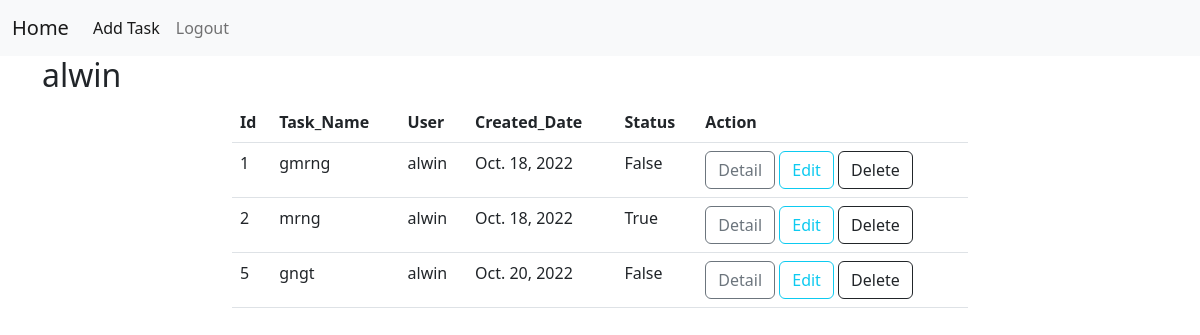
Screenshot of /todos/all (signed in) with the database file from the repository.
### task/models.py (models this page shows, shortened)
class Task(models.Model):
    task_name=models.CharField(max_length=500)
    user=models.ForeignKey(User,on_delete=models.CASCADE)
    created_date=models.DateField(auto_now_add=True)
    status=models.BooleanField(default=False)

### task/views.py (the view)
# urls.py: path("todos/all",TaskListView.as_view(),name="todo-all"),
@method_decorator(signin_reqired,name='dispatch')
class TaskListView(ListView):
    model=Task
    template_name='task-list.html'
    context_object_name='todos'
    def get_queryset(self):
        return Task.objects.filter(user=self.request.user)

### task/views.py (called while the page is built)
def signin_reqired(fn):
    def wrapper(request,*args,**kwargs):
        if not request.user.is_authenticated:
            return redirect("signin")
        else:
            return fn(request,*args,**kwargs)
    return wrapper

### task/templates/task-list.html (shortened to what this page needs)
{%extends 'base.html'%}
{%block body_block%}
<div class="container">
    <h2>{{request.user}}</h2>
    <div class="row">
        <div class="col-2"></div>
        <div class="col-8">
            <table class="table">
                <tr>
                    <th>Id</th>
                    <th>Task_Name</th>
                    <th>User</th>
                    <th>Created_Date</th>
                    <th>Status</th>
                    <th>Action</th>
                </tr>
                {%for task in todos%}
                    <tr>
                        <td>{{task.id}}</td>
                        <td>{{task.task_name}}</td>
                        <td>{{task.user}}</td>
                        <td>{{task.created_date}}</td>
                        <td>{{task.status}}</td>
                        <td>
                            <a href=" {%url 'todo-detail' task.id%}" class="btn btn-outline-secondary">Detail</a>
                            <a href="{%url 'todo-update' task.id%}" class="btn btn-outline-info">Edit</a>
                            <a href="{%url 'todo-delete' task.id%}" class="btn btn-outline-dark">Delete</a>
                        </td>
                    </tr>
                {%endfor%}
            </table>
        </div>
        <div class="col-2"></div>
    </div>
</div>
{%endblock%}

### task/templates/base.html (shortened to what this page needs)
<!DOCTYPE html>
<html lang="en">
<head>
    <link href="https://cdn.jsdelivr.net/npm/bootstrap@5.2.2/dist/css/bootstrap.min.css" rel="stylesheet">
</head>
<body>
    <nav class="navbar navbar-expand-lg bg-light">
        <div class="container-fluid">
            <a class="navbar-brand" href="{%url 'todo-all'%}">Home</a>
            <div class="collapse navbar-collapse" id="navbarTogglerDemo03">
                <ul class="navbar-nav me-auto mb-2 mb-lg-0">
                    <li class="nav-item">
                        <a class="nav-link active" aria-current="page" href="{%url 'todo-add'%}">Add Task</a>
                    </li>
                    <li class="nav-item">
                        <a class="nav-link" href="{%url 'signout'%}">Logout</a>
                    </li>
                </ul>
            </div>
        </div>
    </nav>
    {%block body_block%}
    {%endblock%}
</body>
</html>

### rows the page displays
Task: id "1", task_name "gmrng", user "alwin", created_date "Oct. 18, 2022", status "False"
Task: id "2", task_name "mrng", user "alwin", created_date "Oct. 18, 2022", status "True"
Task: id "5", task_name "gngt", user "alwin", created_date "Oct. 20, 2022", status "False"

### other values shown
{{ request.user }} "alwin"
